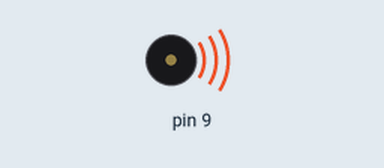
Simulated run of this sketch. Board: Arduino Uno, built with avr-gcc and run on an emulated ATmega328P. Shown: buzzer (waves = sounding).

Above: at 0.1 s.
Timing chart, 0 to 1.6 s (numbered marks = the images above):
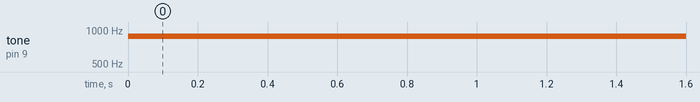

Measured:
- by itself, tone on pin 9: silent → 880 Hz at 0.00 s

The sketch:

04A_Buzzer_Tone.ino
```cpp
void setup() {

}

void loop() {
  tone(9, 440, 1000);
  tone(9, 880, 1000);

}
```
